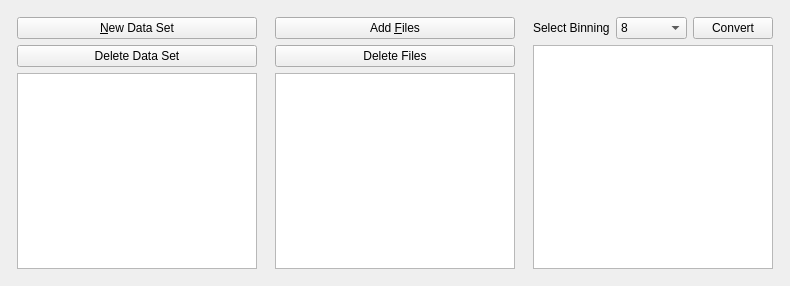
<?xml version="1.0" encoding="UTF-8"?>
<ui version="4.0">
 <class>Form</class>
 <widget class="QWidget" name="Form">
  <property name="geometry">
   <rect>
    <x>0</x>
    <y>0</y>
    <width>790</width>
    <height>286</height>
   </rect>
  </property>
  <property name="sizePolicy">
   <sizepolicy hsizetype="Expanding" vsizetype="Fixed">
    <horstretch>0</horstretch>
    <verstretch>0</verstretch>
   </sizepolicy>
  </property>
  <property name="windowTitle">
   <string>Form</string>
  </property>
  <property name="styleSheet">
   <string notr="true"/>
  </property>
  <layout class="QHBoxLayout" name="horizontalLayout_3" stretch="0">
   <item>
    <layout class="QHBoxLayout" name="horizontalLayout_2" stretch="1,1,1">
     <property name="sizeConstraint">
      <enum>QLayout::SetNoConstraint</enum>
     </property>
     <item>
      <layout class="QVBoxLayout" name="verticalLayout" stretch="0,0,1">
       <property name="sizeConstraint">
        <enum>QLayout::SetDefaultConstraint</enum>
       </property>
       <property name="leftMargin">
        <number>6</number>
       </property>
       <property name="topMargin">
        <number>6</number>
       </property>
       <property name="rightMargin">
        <number>6</number>
       </property>
       <property name="bottomMargin">
        <number>6</number>
       </property>
       <item>
        <widget class="QPushButton" name="DataSet_NewDataSet_button">
         <property name="toolTip">
          <string>Create new DataSet</string>
         </property>
         <property name="statusTip">
          <string>Create new DataSet</string>
         </property>
         <property name="text">
          <string>&amp;New Data Set</string>
         </property>
        </widget>
       </item>
       <item>
        <widget class="QPushButton" name="DataSet_DeleteDataSet_button">
         <property name="toolTip">
          <string>Delete selected DataSet</string>
         </property>
         <property name="statusTip">
          <string>Delete selected DataSet</string>
         </property>
         <property name="text">
          <string>Delete Data Set</string>
         </property>
        </widget>
       </item>
       <item>
        <widget class="QListView" name="DataSet_DataSets_listView">
         <property name="toolTip">
          <string>List of DataSets</string>
         </property>
         <property name="statusTip">
          <string>List of DataSets</string>
         </property>
         <property name="dragEnabled">
          <bool>false</bool>
         </property>
         <property name="dragDropMode">
          <enum>QAbstractItemView::NoDragDrop</enum>
         </property>
         <property name="defaultDropAction">
          <enum>Qt::CopyAction</enum>
         </property>
         <property name="alternatingRowColors">
          <bool>true</bool>
         </property>
         <property name="selectionMode">
          <enum>QAbstractItemView::SingleSelection</enum>
         </property>
         <property name="movement">
          <enum>QListView::Static</enum>
         </property>
        </widget>
       </item>
      </layout>
     </item>
     <item>
      <layout class="QVBoxLayout" name="verticalLayout_2" stretch="0,0,1">
       <property name="sizeConstraint">
        <enum>QLayout::SetDefaultConstraint</enum>
       </property>
       <property name="leftMargin">
        <number>6</number>
       </property>
       <property name="topMargin">
        <number>6</number>
       </property>
       <property name="rightMargin">
        <number>6</number>
       </property>
       <property name="bottomMargin">
        <number>6</number>
       </property>
       <item>
        <widget class="QPushButton" name="DataSet_AddFiles_button">
         <property name="toolTip">
          <string>Add DataFile(s)</string>
         </property>
         <property name="statusTip">
          <string>Add DataFile(s)</string>
         </property>
         <property name="text">
          <string>Add &amp;Files</string>
         </property>
        </widget>
       </item>
       <item>
        <widget class="QPushButton" name="DataSet_DeleteFiles_button">
         <property name="toolTip">
          <string>Delete selected DataFile(s)</string>
         </property>
         <property name="statusTip">
          <string>Delete selected DataFile(s)</string>
         </property>
         <property name="text">
          <string>Delete Files</string>
         </property>
        </widget>
       </item>
       <item>
        <widget class="QListView" name="DataSet_filenames_listView">
         <property name="toolTip">
          <string>List of DataFIle(s) in selected DataSet</string>
         </property>
         <property name="statusTip">
          <string>List of DataFIle(s) in selected DataSet</string>
         </property>
         <property name="editTriggers">
          <set>QAbstractItemView::DoubleClicked|QAbstractItemView::EditKeyPressed</set>
         </property>
         <property name="dragDropMode">
          <enum>QAbstractItemView::NoDragDrop</enum>
         </property>
         <property name="alternatingRowColors">
          <bool>true</bool>
         </property>
         <property name="selectionMode">
          <enum>QAbstractItemView::ExtendedSelection</enum>
         </property>
        </widget>
       </item>
      </layout>
     </item>
     <item>
      <layout class="QVBoxLayout" name="verticalLayout_3" stretch="0,1">
       <property name="leftMargin">
        <number>6</number>
       </property>
       <property name="topMargin">
        <number>6</number>
       </property>
       <property name="rightMargin">
        <number>6</number>
       </property>
       <property name="bottomMargin">
        <number>6</number>
       </property>
       <item>
        <layout class="QHBoxLayout" name="horizontalLayout">
         <item>
          <widget class="QLabel" name="label_2">
           <property name="toolTip">
            <string>Select binning for conversion of DataSet</string>
           </property>
           <property name="statusTip">
            <string>Select binning for conversion of DataSet</string>
           </property>
           <property name="text">
            <string>Select Binning</string>
           </property>
          </widget>
         </item>
         <item>
          <widget class="QComboBox" name="DataSet_binning_comboBox">
           <property name="toolTip">
            <string>Select binning for conversion of DataSet</string>
           </property>
           <property name="statusTip">
            <string>Select binning for conversion of DataSet</string>
           </property>
           <property name="currentIndex">
            <number>2</number>
           </property>
           <item>
            <property name="text">
             <string>1</string>
            </property>
           </item>
           <item>
            <property name="text">
             <string>3</string>
            </property>
           </item>
           <item>
            <property name="text">
             <string>8</string>
            </property>
           </item>
          </widget>
         </item>
         <item>
          <widget class="QPushButton" name="DataSet_convertData_button">
           <property name="toolTip">
            <string>Convert selected DataSet</string>
           </property>
           <property name="statusTip">
            <string>Convert selected DataSet</string>
           </property>
           <property name="text">
            <string>Convert</string>
           </property>
          </widget>
         </item>
        </layout>
       </item>
       <item>
        <widget class="QListView" name="DataSet_fileAttributs_listView">
         <property name="sizePolicy">
          <sizepolicy hsizetype="Preferred" vsizetype="Expanding">
           <horstretch>0</horstretch>
           <verstretch>0</verstretch>
          </sizepolicy>
         </property>
         <property name="toolTip">
          <string>List of properties of selected DataFile(s)</string>
         </property>
         <property name="statusTip">
          <string>List of properties of selected DataFile(s)</string>
         </property>
         <property name="sizeAdjustPolicy">
          <enum>QAbstractScrollArea::AdjustIgnored</enum>
         </property>
         <property name="editTriggers">
          <set>QAbstractItemView::NoEditTriggers</set>
         </property>
         <property name="dragEnabled">
          <bool>false</bool>
         </property>
         <property name="dragDropMode">
          <enum>QAbstractItemView::DropOnly</enum>
         </property>
         <property name="defaultDropAction">
          <enum>Qt::IgnoreAction</enum>
         </property>
         <property name="alternatingRowColors">
          <bool>true</bool>
         </property>
         <property name="selectionMode">
          <enum>QAbstractItemView::NoSelection</enum>
         </property>
         <property name="selectionBehavior">
          <enum>QAbstractItemView::SelectItems</enum>
         </property>
         <property name="movement">
          <enum>QListView::Static</enum>
         </property>
        </widget>
       </item>
      </layout>
     </item>
    </layout>
   </item>
  </layout>
 </widget>
 <resources/>
 <connections/>
</ui>
